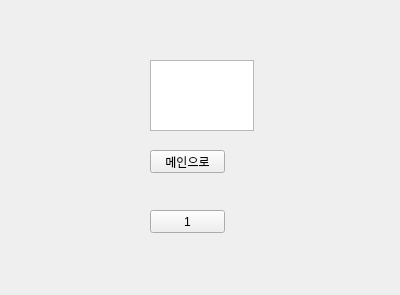
<?xml version="1.0" encoding="UTF-8"?>
<ui version="4.0">
 <class>secondWindow</class>
 <widget class="QWidget" name="secondWindow">
  <property name="geometry">
   <rect>
    <x>0</x>
    <y>0</y>
    <width>400</width>
    <height>295</height>
   </rect>
  </property>
  <property name="windowTitle">
   <string>Form</string>
  </property>
  <widget class="QPushButton" name="to_main1">
   <property name="geometry">
    <rect>
     <x>150</x>
     <y>150</y>
     <width>75</width>
     <height>23</height>
    </rect>
   </property>
   <property name="text">
    <string>메인으로</string>
   </property>
  </widget>
  <widget class="QPushButton" name="to_first1">
   <property name="geometry">
    <rect>
     <x>150</x>
     <y>210</y>
     <width>75</width>
     <height>23</height>
    </rect>
   </property>
   <property name="text">
    <string>1</string>
   </property>
  </widget>
  <widget class="QTextEdit" name="second_text">
   <property name="geometry">
    <rect>
     <x>150</x>
     <y>60</y>
     <width>104</width>
     <height>71</height>
    </rect>
   </property>
  </widget>
 </widget>
 <resources/>
 <connections/>
</ui>
